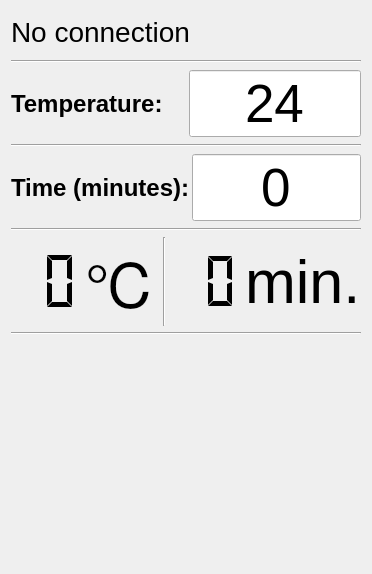
<?xml version="1.0" encoding="UTF-8"?>
<ui version="4.0">
 <class>MainWindow</class>
 <widget class="QMainWindow" name="MainWindow">
  <property name="geometry">
   <rect>
    <x>0</x>
    <y>0</y>
    <width>372</width>
    <height>574</height>
   </rect>
  </property>
  <property name="sizePolicy">
   <sizepolicy hsizetype="Maximum" vsizetype="Maximum">
    <horstretch>0</horstretch>
    <verstretch>0</verstretch>
   </sizepolicy>
  </property>
  <property name="windowTitle">
   <string>MainWindow</string>
  </property>
  <widget class="QWidget" name="centralWidget">
   <property name="sizePolicy">
    <sizepolicy hsizetype="Minimum" vsizetype="Minimum">
     <horstretch>0</horstretch>
     <verstretch>0</verstretch>
    </sizepolicy>
   </property>
   <layout class="QVBoxLayout" name="verticalLayout_2">
    <item>
     <layout class="QVBoxLayout" name="verticalLayout">
      <item>
       <layout class="QHBoxLayout" name="horizontalLayout_4">
        <property name="sizeConstraint">
         <enum>QLayout::SetMaximumSize</enum>
        </property>
        <item>
         <widget class="QLabel" name="BluetoothDeviceNameLabel">
          <property name="sizePolicy">
           <sizepolicy hsizetype="Minimum" vsizetype="Maximum">
            <horstretch>0</horstretch>
            <verstretch>0</verstretch>
           </sizepolicy>
          </property>
          <property name="font">
           <font>
            <pointsize>21</pointsize>
           </font>
          </property>
          <property name="text">
           <string>No connection</string>
          </property>
         </widget>
        </item>
        <item>
         <widget class="QPushButton" name="PairButton">
          <property name="enabled">
           <bool>true</bool>
          </property>
          <property name="sizePolicy">
           <sizepolicy hsizetype="Maximum" vsizetype="Maximum">
            <horstretch>0</horstretch>
            <verstretch>0</verstretch>
           </sizepolicy>
          </property>
          <property name="font">
           <font>
            <pointsize>-1</pointsize>
           </font>
          </property>
          <property name="contextMenuPolicy">
           <enum>Qt::DefaultContextMenu</enum>
          </property>
          <property name="styleSheet">
           <string notr="true">font-size:30px;</string>
          </property>
          <property name="text">
           <string/>
          </property>
          <property name="icon">
           <iconset resource="myresources.qrc">
            <normaloff>:/MyFiles/images/Bluetooth-512.png</normaloff>:/MyFiles/images/Bluetooth-512.png</iconset>
          </property>
          <property name="iconSize">
           <size>
            <width>60</width>
            <height>60</height>
           </size>
          </property>
          <property name="flat">
           <bool>true</bool>
          </property>
         </widget>
        </item>
       </layout>
      </item>
      <item>
       <widget class="Line" name="line_4">
        <property name="orientation">
         <enum>Qt::Horizontal</enum>
        </property>
       </widget>
      </item>
      <item>
       <layout class="QHBoxLayout" name="horizontalLayout">
        <item>
         <widget class="QLabel" name="TempLabel">
          <property name="font">
           <font>
            <pointsize>18</pointsize>
            <weight>75</weight>
            <italic>false</italic>
            <bold>true</bold>
            <underline>false</underline>
            <strikeout>false</strikeout>
            <stylestrategy>PreferDefault</stylestrategy>
           </font>
          </property>
          <property name="text">
           <string>Temperature:</string>
          </property>
         </widget>
        </item>
        <item>
         <widget class="QSpinBox" name="TempSpinBox">
          <property name="sizePolicy">
           <sizepolicy hsizetype="Minimum" vsizetype="Minimum">
            <horstretch>0</horstretch>
            <verstretch>0</verstretch>
           </sizepolicy>
          </property>
          <property name="font">
           <font>
            <pointsize>40</pointsize>
           </font>
          </property>
          <property name="alignment">
           <set>Qt::AlignCenter</set>
          </property>
          <property name="buttonSymbols">
           <enum>QAbstractSpinBox::NoButtons</enum>
          </property>
          <property name="minimum">
           <number>0</number>
          </property>
          <property name="maximum">
           <number>100</number>
          </property>
          <property name="value">
           <number>24</number>
          </property>
          <property name="displayIntegerBase">
           <number>10</number>
          </property>
         </widget>
        </item>
       </layout>
      </item>
      <item>
       <widget class="Line" name="line_2">
        <property name="orientation">
         <enum>Qt::Horizontal</enum>
        </property>
       </widget>
      </item>
      <item>
       <layout class="QHBoxLayout" name="horizontalLayout_3">
        <property name="spacing">
         <number>2</number>
        </property>
        <item>
         <widget class="QLabel" name="TimeLabel">
          <property name="font">
           <font>
            <pointsize>18</pointsize>
            <weight>75</weight>
            <italic>false</italic>
            <bold>true</bold>
           </font>
          </property>
          <property name="text">
           <string>Time (minutes):</string>
          </property>
         </widget>
        </item>
        <item>
         <widget class="QSpinBox" name="timeSpinBox">
          <property name="sizePolicy">
           <sizepolicy hsizetype="Minimum" vsizetype="Minimum">
            <horstretch>0</horstretch>
            <verstretch>0</verstretch>
           </sizepolicy>
          </property>
          <property name="font">
           <font>
            <pointsize>40</pointsize>
           </font>
          </property>
          <property name="alignment">
           <set>Qt::AlignCenter</set>
          </property>
          <property name="buttonSymbols">
           <enum>QAbstractSpinBox::NoButtons</enum>
          </property>
          <property name="displayIntegerBase">
           <number>10</number>
          </property>
         </widget>
        </item>
       </layout>
      </item>
      <item>
       <widget class="Line" name="line_3">
        <property name="orientation">
         <enum>Qt::Horizontal</enum>
        </property>
       </widget>
      </item>
      <item>
       <layout class="QHBoxLayout" name="horizontalLayout_2">
        <item>
         <widget class="QLCDNumber" name="lcdNumber">
          <property name="sizePolicy">
           <sizepolicy hsizetype="Minimum" vsizetype="Minimum">
            <horstretch>0</horstretch>
            <verstretch>0</verstretch>
           </sizepolicy>
          </property>
          <property name="maximumSize">
           <size>
            <width>16777215</width>
            <height>16777215</height>
           </size>
          </property>
          <property name="font">
           <font>
            <pointsize>20</pointsize>
            <kerning>true</kerning>
           </font>
          </property>
          <property name="frameShape">
           <enum>QFrame::NoFrame</enum>
          </property>
          <property name="frameShadow">
           <enum>QFrame::Plain</enum>
          </property>
          <property name="lineWidth">
           <number>0</number>
          </property>
          <property name="midLineWidth">
           <number>0</number>
          </property>
          <property name="smallDecimalPoint">
           <bool>false</bool>
          </property>
          <property name="digitCount">
           <number>2</number>
          </property>
          <property name="mode">
           <enum>QLCDNumber::Dec</enum>
          </property>
          <property name="segmentStyle">
           <enum>QLCDNumber::Flat</enum>
          </property>
         </widget>
        </item>
        <item>
         <widget class="QLabel" name="label">
          <property name="sizePolicy">
           <sizepolicy hsizetype="Minimum" vsizetype="Minimum">
            <horstretch>0</horstretch>
            <verstretch>0</verstretch>
           </sizepolicy>
          </property>
          <property name="font">
           <font>
            <pointsize>46</pointsize>
           </font>
          </property>
          <property name="text">
           <string>℃</string>
          </property>
          <property name="alignment">
           <set>Qt::AlignLeading|Qt::AlignLeft|Qt::AlignVCenter</set>
          </property>
         </widget>
        </item>
        <item>
         <widget class="Line" name="line">
          <property name="orientation">
           <enum>Qt::Vertical</enum>
          </property>
         </widget>
        </item>
        <item>
         <widget class="QLCDNumber" name="lcdNumber_2">
          <property name="sizePolicy">
           <sizepolicy hsizetype="Minimum" vsizetype="Minimum">
            <horstretch>0</horstretch>
            <verstretch>0</verstretch>
           </sizepolicy>
          </property>
          <property name="maximumSize">
           <size>
            <width>16777215</width>
            <height>16777215</height>
           </size>
          </property>
          <property name="font">
           <font>
            <pointsize>20</pointsize>
           </font>
          </property>
          <property name="frameShape">
           <enum>QFrame::NoFrame</enum>
          </property>
          <property name="frameShadow">
           <enum>QFrame::Plain</enum>
          </property>
          <property name="lineWidth">
           <number>0</number>
          </property>
          <property name="midLineWidth">
           <number>0</number>
          </property>
          <property name="smallDecimalPoint">
           <bool>false</bool>
          </property>
          <property name="digitCount">
           <number>2</number>
          </property>
          <property name="mode">
           <enum>QLCDNumber::Dec</enum>
          </property>
          <property name="segmentStyle">
           <enum>QLCDNumber::Flat</enum>
          </property>
         </widget>
        </item>
        <item>
         <widget class="QLabel" name="label_2">
          <property name="sizePolicy">
           <sizepolicy hsizetype="Minimum" vsizetype="Minimum">
            <horstretch>0</horstretch>
            <verstretch>0</verstretch>
           </sizepolicy>
          </property>
          <property name="font">
           <font>
            <pointsize>46</pointsize>
           </font>
          </property>
          <property name="text">
           <string>min.</string>
          </property>
          <property name="alignment">
           <set>Qt::AlignLeading|Qt::AlignLeft|Qt::AlignVCenter</set>
          </property>
         </widget>
        </item>
       </layout>
      </item>
      <item>
       <widget class="Line" name="line_5">
        <property name="orientation">
         <enum>Qt::Horizontal</enum>
        </property>
       </widget>
      </item>
      <item>
       <layout class="QHBoxLayout" name="horizontalLayout_6">
        <item>
         <widget class="QPushButton" name="StartStopButton">
          <property name="sizePolicy">
           <sizepolicy hsizetype="Minimum" vsizetype="Maximum">
            <horstretch>0</horstretch>
            <verstretch>0</verstretch>
           </sizepolicy>
          </property>
          <property name="minimumSize">
           <size>
            <width>0</width>
            <height>50</height>
           </size>
          </property>
          <property name="autoFillBackground">
           <bool>false</bool>
          </property>
          <property name="styleSheet">
           <string notr="true">font-size:30px;</string>
          </property>
          <property name="text">
           <string/>
          </property>
          <property name="icon">
           <iconset>
            <normalon>:/MyFiles/images/play-green.png</normalon>
            <activeon>:/MyFiles/images/play-green.png</activeon>
           </iconset>
          </property>
          <property name="iconSize">
           <size>
            <width>60</width>
            <height>60</height>
           </size>
          </property>
          <property name="checkable">
           <bool>true</bool>
          </property>
          <property name="autoRepeat">
           <bool>false</bool>
          </property>
          <property name="autoExclusive">
           <bool>false</bool>
          </property>
          <property name="autoDefault">
           <bool>false</bool>
          </property>
          <property name="default">
           <bool>false</bool>
          </property>
          <property name="flat">
           <bool>true</bool>
          </property>
         </widget>
        </item>
        <item>
         <widget class="QPushButton" name="pauseButton">
          <property name="sizePolicy">
           <sizepolicy hsizetype="Minimum" vsizetype="Minimum">
            <horstretch>0</horstretch>
            <verstretch>0</verstretch>
           </sizepolicy>
          </property>
          <property name="text">
           <string/>
          </property>
          <property name="icon">
           <iconset>
            <normalon>:/MyFiles/images/pause-black.png</normalon>
           </iconset>
          </property>
          <property name="iconSize">
           <size>
            <width>60</width>
            <height>60</height>
           </size>
          </property>
          <property name="flat">
           <bool>true</bool>
          </property>
         </widget>
        </item>
       </layout>
      </item>
     </layout>
    </item>
    <item>
     <spacer name="verticalSpacer">
      <property name="orientation">
       <enum>Qt::Vertical</enum>
      </property>
      <property name="sizeHint" stdset="0">
       <size>
        <width>17</width>
        <height>140</height>
       </size>
      </property>
     </spacer>
    </item>
   </layout>
  </widget>
 </widget>
 <layoutdefault spacing="6" margin="11"/>
 <resources>
  <include location="myresources.qrc"/>
 </resources>
 <connections/>
</ui>
